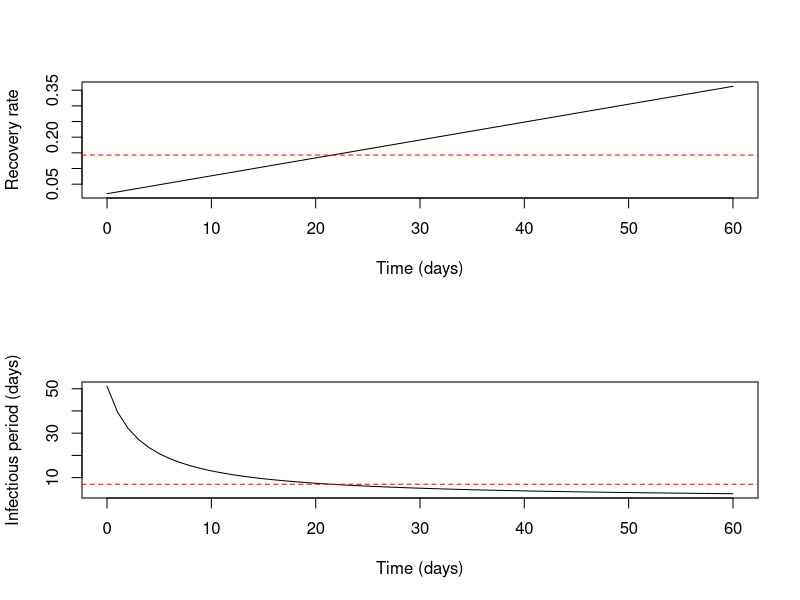

Write the R code that produced this figure. (Note: this script raises an error after producing the figure.)
## ---- chunk 1
knitr::opts_chunk$set(echo = TRUE, cache=TRUE)
## ---- chunk 2
gamma <- function(b=0.137/7, a0=0.04/7, t){
  # linear function
  # arguments (names chosen to follow Drake et al. (2006) https://doi.org/10.1371/journal.pone.0000020)
  # default parameters from "reduced model w/o week 8" estimates for SARS with units adjusted from weeks to days
  #    b: intercept (positive)
  #    a0: slope parameter (units of days, positive)
  #    t: time in the model
  
  gamma <- b + a0*t
  return(gamma)
}
## ---- chunk 3
t <- seq(0, 60)
g <- gamma(t=t)
par(mfrow=c(2,1))
plot(t,g, type='l', xlab='Time (days)', ylab='Recovery rate')
abline(h=1/7, lty=2, col='red')
plot(t, 1/g, type='l', xlab='Time (days)', ylab='Infectious period (days)')
abline(h=7, lty=2, col='red')

## ---- chunk 4
onestep <- function (x, params) {  #function to calculate one step of stochastic SIR
  
  S <- x[2]                            #local variable for susceptibles
  
  E1 <- x[3]                           #exposed classes
  E2 <- x[4]
  E3 <- x[5]
  E4 <- x[6]
  E5 <- x[7]
  E6 <- x[8]
  
  I1 <- x[9]                           #infectious classes
  I2 <- x[10]
  I3 <- x[11]
  I4 <- x[12]
  I5 <- x[13]
  I6 <- x[14]
  
  I <- I1+I2+I3+I4+I5+I6
  
  R <- x[15]                          #local variable for recovereds
  N <- S+E1+E2+E3+E4+E5+E6+I1+I2+I3+I4+I5+I6+R                           #total population size (subject to demographic change)
  
  t <- x[16]                          #get current time
  
  
  with(                                #use with as in deterministic model to simplify code
       as.list(params), 
       {
         gammai <- 6*gamma(b=b, a0=a0, t=as.numeric(t))  # multiplier 6 for pseudo stage
         sigmai <- 6*sigma  # multiplier 6 for pseudo stages

         rates <- as.numeric(c(beta*I/N,
                    sigmai, sigmai, sigmai, sigmai, sigmai, sigmai,
                    gammai, gammai, gammai, gammai, gammai, gammai))
         
         propensity <- sum(rates)

         states0 <- x[2:(length(x)-1)]
         
         # transition probabilities
         
         p <- matrix(0, nrow=length(rates),ncol=length(states0))                                     # matrix to hold transitions probs
                
         p[1,]  <- c(exp(-rates[1])*dt,1-exp(-rates[1]*dt), 0, 0, 0, 0, 0, 0, 0, 0, 0, 0, 0, 0)   # S-> E
         
         p[2,]  <- c(0, exp(-rates[2])*dt, 1-exp(-rates[2]*dt), 0, 0, 0, 0, 0, 0, 0, 0, 0, 0, 0)    # Transitions out of E
         p[3,]  <- c(0, 0, exp(-rates[3])*dt, 1-exp(-rates[3]*dt), 0, 0, 0, 0, 0, 0, 0, 0, 0, 0)    # Transitions out of E
         p[4,]  <- c(0, 0, 0, exp(-rates[4])*dt, 1-exp(-rates[4]*dt), 0, 0, 0, 0, 0, 0, 0, 0, 0)    # Transitions out of E
         p[5,]  <- c(0, 0, 0, 0, exp(-rates[5])*dt, 1-exp(-rates[5]*dt), 0, 0, 0, 0, 0, 0, 0, 0)    # Transitions out of E
         p[6,]  <- c(0, 0, 0, 0, 0, exp(-rates[6])*dt, 1-exp(-rates[6]*dt), 0, 0, 0, 0, 0, 0, 0)    # Transitions out of E
         p[7,]  <- c(0, 0, 0, 0, 0, 0, exp(-rates[7])*dt, 1-exp(-rates[7]*dt), 0, 0, 0, 0, 0, 0)    # Transitions out of E
         
         p[8,]  <- c(0, 0, 0, 0, 0, 0, 0, exp(-rates[8])*dt, 1-exp(-rates[8]*dt), 0, 0, 0, 0, 0)    # Transitions out of I
         p[9,]  <- c(0, 0, 0, 0, 0, 0, 0, 0, exp(-rates[9])*dt, 1-exp(-rates[9]*dt), 0, 0, 0, 0)    # Transitions out of I
         p[10,] <- c(0, 0, 0, 0, 0, 0, 0, 0, 0, exp(-rates[10])*dt, 1-exp(-rates[10]*dt), 0, 0, 0)    # Transitions out of I
         p[11,] <- c(0, 0, 0, 0, 0, 0, 0, 0, 0, 0, exp(-rates[11])*dt, 1-exp(-rates[11]*dt), 0, 0)    # Transitions out of I
         p[12,] <- c(0, 0, 0, 0, 0, 0, 0, 0, 0, 0, 0, exp(-rates[12])*dt, 1-exp(-rates[12]*dt), 0)    # Transitions out of I
         p[13,] <- c(0, 0, 0, 0, 0, 0, 0, 0, 0, 0, 0, 0, exp(-rates[13])*dt, 1-exp(-rates[13]*dt))    # Transitions out of I

         # update states
         
         states1 <- matrix(0, nrow=length(rates),ncol=length(states0))                                # matrix to hold future states

         for(i in 1:length(rates)){
           states1[i,] <- t(rmultinom(1, states0[i], p[i,]) ) 
         }
         
         states1 <- colSums(states1)
         
         return(x <- c(dt, states1, tail(x,1)+dt))
       }
       )
}
## ---- chunk 5
model <- function (x, params, nstep) {  #function to simulate stochastic SIR
  output <- array(dim=c(nstep+1,length(x)))         #set up array to store results
  colnames(output) <- c("time","S",
                        "E1", "E2", "E3", "E4", "E5", "E6",
                        "I1", "I2", "I3", "I4", "I5", "I6",
                        "R", "cum.time") #name variables
  output[1,] <- x                           #first record of output is initial condition
  for (k in 1:nstep) {                      #iterate for nstep steps
    output[k+1,] <- x <- as.numeric(onestep(x,params))
  }
  output                                    #return output
}
## ---- chunk 6
start <- as.Date('12/15/2019',format='%m/%d/%Y')

set.seed(1252019)                #set seed

evaluate.model <- function(params=list(beta=3.7, sigma=1/5.6, b=0.137/7, a0=0.04/7, dt=0.001), nsims=2, pop.size=11081000, nstep=10000){

  E10 <- 0
  E20 <- 0
  E30 <- 0
  E40 <- 0
  E50 <- 0
  E60 <- 0
  
  E0 <- E10+E20+E30+E40+E50+E60
  
  I10 <- 3
  I20 <- 3
  I30 <- 3
  I40 <- 3
  I50 <- 3
  I60 <- 0
  
  I0 <- I10+I20+I30+I40+I50+I60
            
  S0 <- round(pop.size-E0-I0)        #initial number susceptible 
  xstart <- c(time=0, S=S0,
              E1=E10, E2=E20, E3=E30, E4=E40, E5=E50, E6=E60,
              I1=I10, I2=I20, I3=I30, I4=I40, I5=I50, I6=I60,
              R=pop.size-E10-E20-E30-E40-E50-E60-S0-I10-I20-I30-I40-I50-I60,
              cum.time = 0) #initial conditions
  data <- vector(mode='list',length=nsims) #initialize list to store the output
  for (k in 1:nsims) {              #simulate nsims times
    data[[k]] <- as.data.frame(model(xstart,params,nstep))
    data[[k]]$cum.time <- cumsum(data[[k]]$time)
  }
  
  for(i in 1:nsims) data[[i]]$I <- data[[i]]$I1 + data[[i]]$I2 + data[[i]]$I3 + data[[i]]$I4 + data[[i]]$I5 + data[[i]]$I6
  
  max.time<-data[[1]]$cum.time[max(which(data[[1]]$I>0))] #maximum time in first simulation
  max.y<-1.8*max(data[[1]]$I)       #find max infected in run 1 and increase by 80% for plot
  plot(I~cum.time,data=data[[1]],xlab='Time (days)',ylab='Cases',col=1,xlim=c(0,max.time),ylim=c(1,max.y), type='l', lty=2, log='y', axes=FALSE)
  lines(R~cum.time,data=data[[1]], col=1,xlim=c(0,max.time),ylim=c(0,max.y), lty=1)
  legend('topleft', lty=c(2,1), legend=c('Infectious cases at large','Cumulative reported cases'))
  axis(1, at=seq(0,max.time,5), labels=format(start+seq(0,max.time,5), format= '%b %d'))
  axis(2)
  box()

  for (k in 1:nsims) {              #add multiple epidemics to plot
    lines(I~cum.time,data=data[[k]],col=k,type='l', lty=2)
    lines(R~cum.time,data=data[[k]],col=k, type='l', lty=1)

  }
}

evaluate.model()
